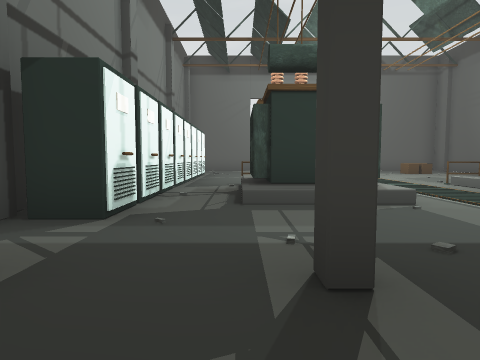
[1] (above)

12 first-person views from a walk through a 3-D level made in the Godot game engine. The camera is 1.2 m above the floor, tilts 4° down and sees 75° across. The floor is counted in squares, 2 m on a side. Each view is taken from the middle of a square. On the plan, view 1 faces up. The plan holds only what a view shows up to about 9 squares ahead; the rest is blank. The place goes on beyond the plan.

[2]
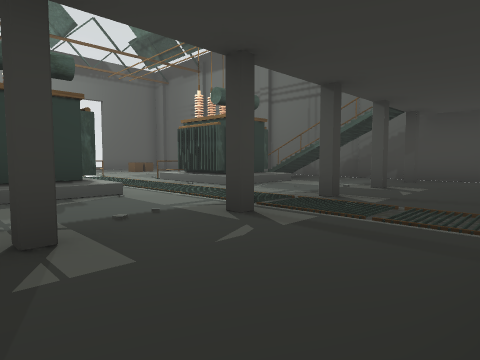

[3]
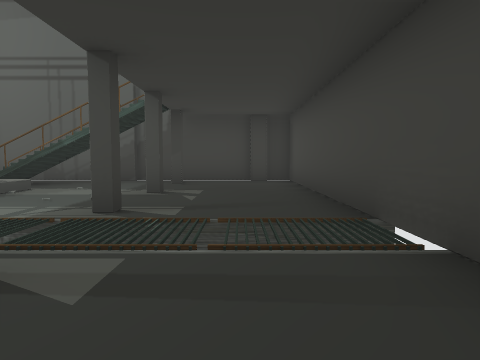

[4]
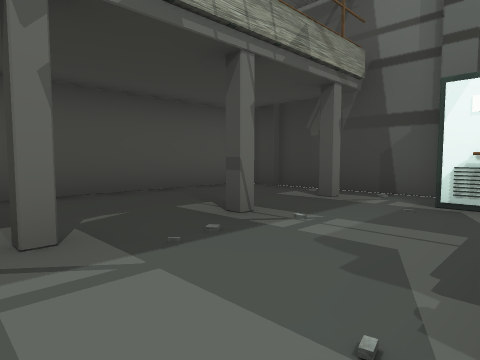

[5]
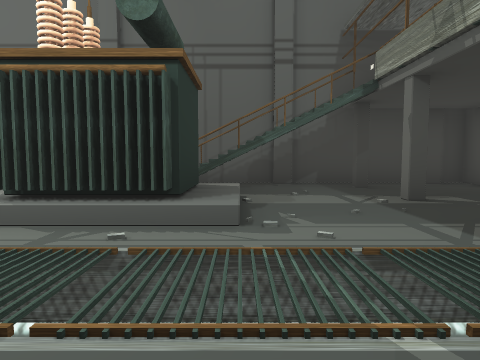

[6]
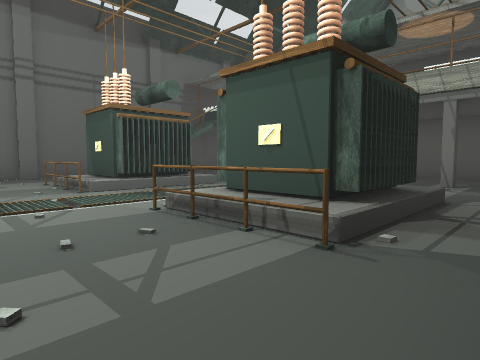

[7]
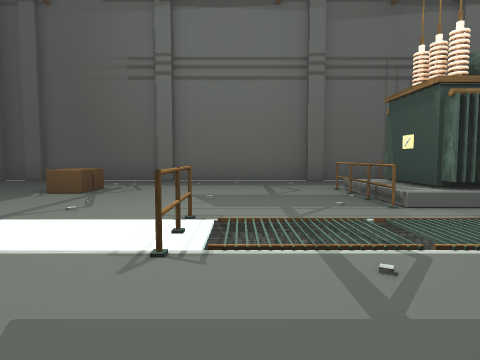

[8]
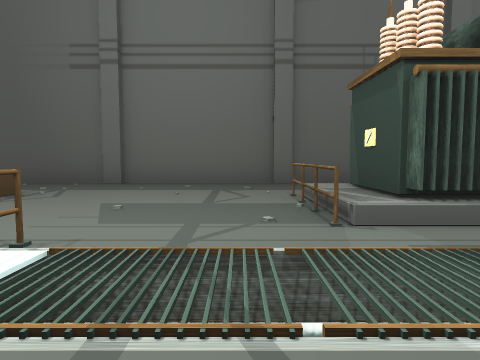

[9]
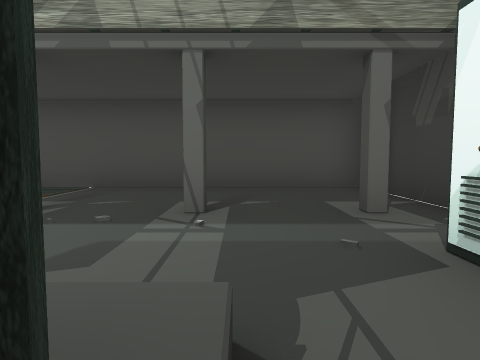

[10]
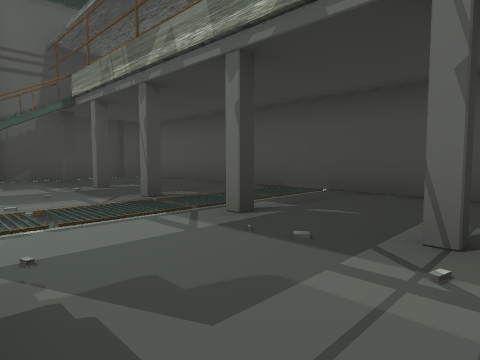

[11]
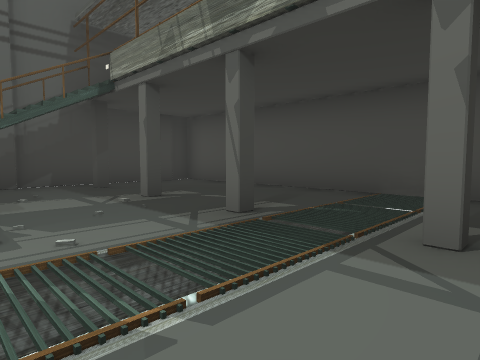

[12]
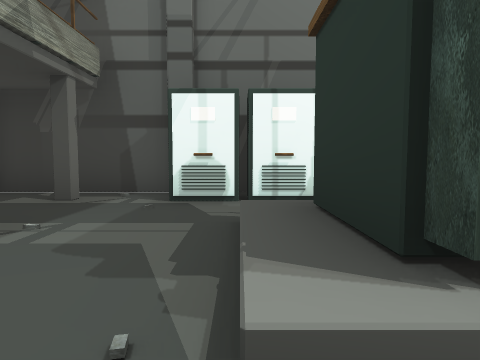

### Floor plan
Key: @ floor where view 1 was taken; # wall or solid block; . floor; / step, stairs or slope; D closed door; = window, fence, low wall or low ledge; v drop or lower ground; C cabinet; R crate.
Columns run from 3 left of view 1 to 10 right of it. Each row starts with its distance up from view 1.
 15             ##
 14           ...#
 13          ....#
 12         ..R..#
 11       .......#
 10      ........#
  9  #....vv.....#
  8  #....vv.....#
  7  #.##=vv=##..#
  6  #.###vv###..#
  5 ##..##vv##//.#
  4 #CD....v////.#
  3 #CD...vv.....#
  2 #.....vv.....#
  1 #.#.#..v..#..#
  0 #..@..vv.....#
 -1 #.....vv.....#
 -2 ##############

Where each view was taken, in squares from view 1:
view 1: 0 up, 0 right, facing up
view 2: 1 down, 0 right, facing up-right
view 3: 0 up, 1 right, facing right
view 4: 4 up, 3 right, facing down-left
view 5: 4 up, 2 right, facing right
view 6: 9 up, 1 left, facing down-right
view 7: 9 up, 1 right, facing right
view 8: 8 up, 2 right, facing right
view 9: 5 up, 0 right, facing down
view 10: 4 up, 0 right, facing down-right
view 11: 4 up, 2 right, facing down-right
view 12: 4 up, 3 right, facing left
